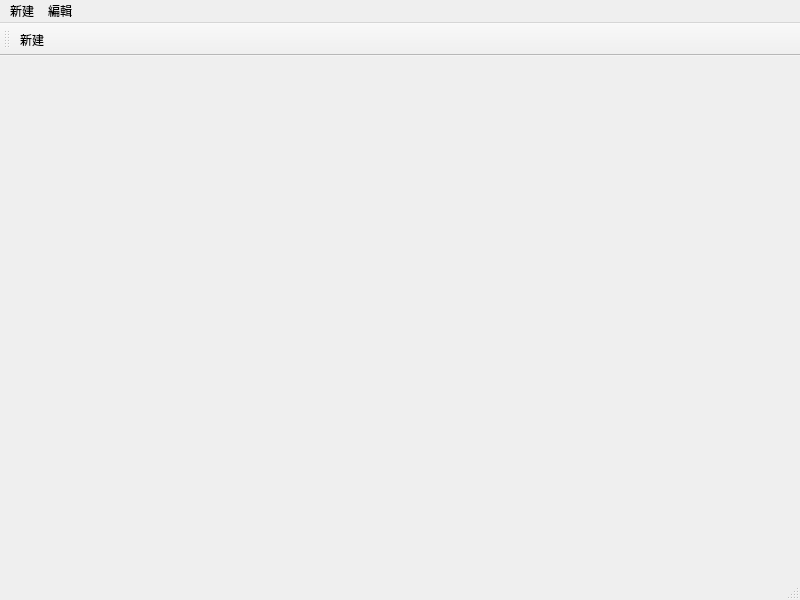
<?xml version="1.0" encoding="UTF-8"?>
<ui version="4.0">
 <class>MainWindow</class>
 <widget class="QMainWindow" name="MainWindow">
  <property name="geometry">
   <rect>
    <x>0</x>
    <y>0</y>
    <width>800</width>
    <height>600</height>
   </rect>
  </property>
  <property name="windowTitle">
   <string>MainWindow</string>
  </property>
  <widget class="QWidget" name="centralwidget"/>
  <widget class="QMenuBar" name="menubar">
   <property name="geometry">
    <rect>
     <x>0</x>
     <y>0</y>
     <width>800</width>
     <height>21</height>
    </rect>
   </property>
   <widget class="QMenu" name="menu">
    <property name="title">
     <string>新建</string>
    </property>
    <addaction name="actionNew"/>
   </widget>
   <widget class="QMenu" name="menu_2">
    <property name="title">
     <string>編輯</string>
    </property>
   </widget>
   <addaction name="menu"/>
   <addaction name="menu_2"/>
  </widget>
  <widget class="QStatusBar" name="statusbar"/>
  <widget class="QToolBar" name="toolBar">
   <property name="windowTitle">
    <string>toolBar</string>
   </property>
   <attribute name="toolBarArea">
    <enum>TopToolBarArea</enum>
   </attribute>
   <attribute name="toolBarBreak">
    <bool>false</bool>
   </attribute>
   <addaction name="actionNew"/>
  </widget>
  <action name="actionNew">
   <property name="text">
    <string>新建</string>
   </property>
  </action>
 </widget>
 <resources/>
 <connections/>
</ui>
